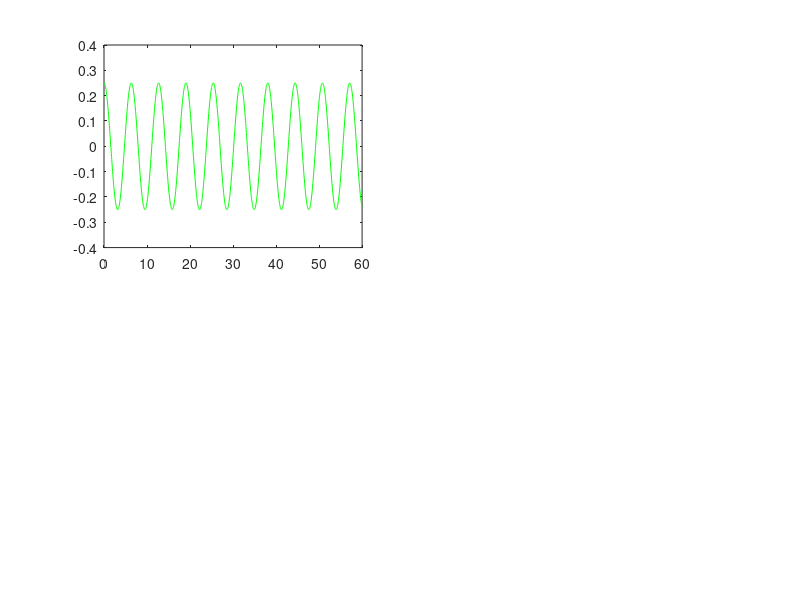

MATLAB code for this plot: (Note: this script raises an error after producing the figure.)
g=9.8;
l=10;
A=[0 1;-g/l 0];
t=0:0.05:60;
IC1=[.25;0];
IC2=[1.50;0];
[V D]=eig(A);
c1=V^(-1)*IC1;
xy=zeros(2,numel(t));

for i=1:numel(t);
    xy(:,i)=c1(1)*exp(D(1)*t(i))*V(:,1)+c1(2)*exp(D(4)*t(i))*V(:,2);
end

subplot(2,2,1)
plot(t,xy(1,:),'g')
hold on
[t QW] = ODE45(@diffeql6,t,IC1);
plot(t,QW(:,1))
axis([0 60 -1 1])
grid on
title('Initial Deviation: 0.25 radians')
legend('Original System','Linearized System') 
ylabel('Angular Deviation')

error=abs(QW(:,1)-(xy(1,:))');
subplot(2,2,3)
plot(t,error)
maxerror=max(error)
grid on
xlabel('Time')
ylabel('abs(Residual error)')
c2=V^(-1)*IC2;

for i=1:numel(t);
    xy(:,i)=c2(1)*exp(D(1)*t(i))*V(:,1)+c2(2)*exp(D(4)*t(i))*V(:,2);
end

subplot(2,2,2)
plot(t,xy(1,:))
hold on
[t QW] = ODE45(@diffeql6,t,IC2);
plot(t,QW(:,1),'g')
axis([0 60 -4 4])
grid on
title('Initial Deviation: 1.5 radians')
legend('Linearized System','Original System') 
ylabel('Angular Deviation')  

error=abs(QW(:,1)-(xy(1,:))');
subplot(2,2,4)
plot(t,error)
maxerror=max(error)
grid on
xlabel('Time')
ylabel('abs(Residual error)')